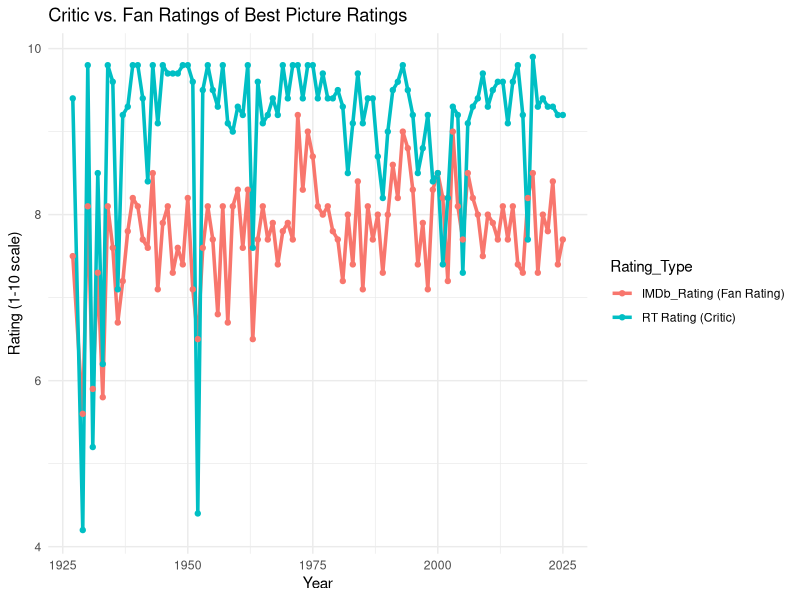

Write R code to recreate this figure.
## ---- chunk 1
library(tidyverse)
## ---- chunk 2
imdb_rt <- read_csv("imdb_rt_oscars.csv")
## ---- chunk 3
summary(imdb_rt$`IMDb_Rating (Fan Rating)`)
## ---- chunk 4
summary(imdb_rt$`RT Rating (Critic)`)
## ---- chunk 5
imdb_rt |> summarize(correlation = cor(`IMDb_Rating (Fan Rating)`, `RT Rating (Critic)`, method="pearson"))
## ---- chunk 6
t.test(imdb_rt$`IMDb_Rating (Fan Rating)`, imdb_rt$`RT Rating (Critic)`, paired = TRUE)

## ---- chunk 7
model <- lm(`RT Rating (Critic)` ~ `IMDb_Rating (Fan Rating)`, data = imdb_rt)
summary(model)
## ---- chunk 8
imdb_rt$Year <- as.numeric(imdb_rt$Year)
imdb_rt$IMDb_Rating <- as.numeric(imdb_rt$`IMDb_Rating (Fan Rating)`)
imdb_rt$RT_Rating <- as.numeric(imdb_rt$`RT Rating (Critic)`)
## ---- chunk 9
imdb_rt_long <- imdb_rt %>%
  pivot_longer(
    cols = c(`IMDb_Rating (Fan Rating)`, `RT Rating (Critic)`),
    names_to = "Rating_Type",
    values_to = "Score"
  )
ggplot(imdb_rt_long, aes(x = Year, y = Score, color = Rating_Type)) +
  geom_line(size = 1.2) +
  geom_point() +
  theme_minimal() +
  labs(x = "Year", y = "Rating (1-10 scale)", title = "Critic vs. Fan Ratings of Best Picture Ratings")
